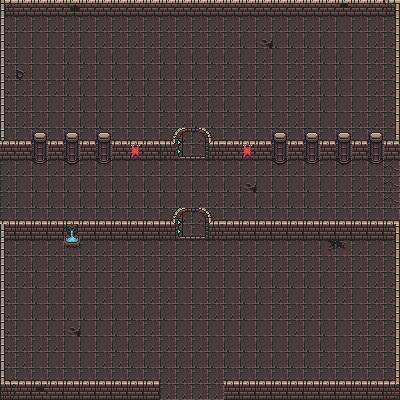

A level layout from a 2D game, rendered from its tile map. Below: a short description, then the map file with its tile-grid data intact:
An orthogonal 25x25 tile map with 16x16 px tiles, 3 tile layers (Base, Paredes, Paredes2) and 5 objects.

<map version="1.4" tiledversion="1.4.2" orientation="orthogonal" renderorder="right-down" width="25" height="25" tilewidth="16" tileheight="16" infinite="0" nextlayerid="5" nextobjectid="6">
 <tileset firstgid="1" source="Dungeon.tsx" />
 <layer id="1" name="Base" width="25" height="25">
  <data encoding="csv">
132,132,132,132,132,132,132,132,132,132,132,132,132,132,132,132,132,132,132,132,132,132,132,132,132,
132,132,132,132,132,132,132,132,132,132,132,132,132,132,132,132,132,132,132,132,132,132,132,132,132,
132,132,132,132,132,132,132,132,132,132,132,132,132,132,132,132,132,132,132,132,132,132,132,132,132,
132,132,132,132,132,132,132,132,132,132,132,132,132,132,132,132,132,132,132,132,132,132,132,132,132,
132,132,132,132,132,132,132,132,132,132,132,132,132,132,132,132,132,132,132,132,132,132,132,132,132,
132,132,132,132,132,132,132,132,132,132,132,132,132,132,132,132,132,132,132,132,132,132,132,132,132,
132,132,132,132,132,132,132,132,132,132,132,132,132,132,132,132,132,132,132,132,132,132,132,132,132,
132,132,132,132,132,132,132,132,132,132,132,132,132,132,132,132,132,132,132,132,132,132,132,132,132,
132,132,132,132,132,132,132,132,132,132,132,132,132,132,132,132,132,132,132,132,132,132,132,132,132,
132,132,132,132,132,132,132,132,132,132,132,132,132,132,132,132,132,132,132,132,132,132,132,132,132,
132,132,132,132,132,132,132,132,132,132,132,132,132,132,132,132,132,132,132,132,132,132,132,132,132,
132,132,132,132,132,132,132,132,132,132,132,132,132,132,132,132,132,132,132,132,132,132,132,132,132,
132,132,132,132,132,132,132,132,132,132,132,132,132,132,132,132,132,132,132,132,132,132,132,132,132,
132,132,132,132,132,132,132,132,132,132,132,132,132,132,132,132,132,132,132,132,132,132,132,132,132,
132,132,132,132,132,132,132,132,132,132,132,132,132,132,132,132,132,132,132,132,132,132,132,132,132,
132,132,132,132,132,132,132,132,132,132,132,132,132,132,132,132,132,132,132,132,132,132,132,132,132,
132,132,132,132,132,132,132,132,132,132,132,132,132,132,132,132,132,132,132,132,132,132,132,132,132,
132,132,132,132,132,132,132,132,132,132,132,132,132,132,132,132,132,132,132,132,132,132,132,132,132,
132,132,132,132,132,132,132,132,132,132,132,132,132,132,132,132,132,132,132,132,132,132,132,132,132,
132,132,132,132,132,132,132,132,132,132,132,132,132,132,132,132,132,132,132,132,132,132,132,132,132,
132,132,132,132,132,132,132,132,132,132,132,132,132,132,132,132,132,132,132,132,132,132,132,132,132,
132,132,132,132,132,132,132,132,132,132,132,132,132,132,132,132,132,132,132,132,132,132,132,132,132,
132,132,132,132,132,132,132,132,132,132,132,132,132,132,132,132,132,132,132,132,132,132,132,132,132,
132,132,132,132,132,132,132,132,132,132,132,132,132,132,132,132,132,132,132,132,132,132,132,132,132,
132,132,132,132,132,132,132,132,132,132,132,132,132,132,132,132,132,132,132,132,132,132,132,132,132
</data>
 </layer>
 <layer id="2" name="Paredes" width="25" height="25">
  <data encoding="csv">
259,35,35,35,100,35,35,35,35,35,35,35,35,35,35,35,35,35,35,35,35,68,35,35,260,
258,0,0,0,0,0,0,0,0,0,0,0,0,0,0,0,0,0,0,0,0,130,0,0,257,
258,130,130,130,0,130,0,0,0,0,0,0,0,0,0,163,164,163,163,163,163,130,130,0,257,
258,130,130,130,163,163,163,163,130,0,163,163,163,163,163,130,0,130,0,0,163,163,130,0,257,
258,162,130,130,163,0,130,163,163,163,163,163,163,0,0,0,0,130,0,0,130,163,130,0,257,
258,0,0,0,163,163,130,0,163,163,0,0,0,0,0,130,163,130,0,0,163,163,130,0,257,
258,0,130,130,0,163,163,130,0,130,163,163,0,163,163,130,163,130,0,0,163,130,130,0,257,
258,0,0,130,130,163,163,130,130,130,0,0,163,163,0,0,130,0,0,130,130,130,0,0,257,
258,0,0,0,0,0,0,0,0,0,450,454,455,453,0,0,0,0,0,130,0,0,0,0,3221225730,
35,35,198,35,198,35,198,35,66,35,485,486,487,485,35,66,35,198,35,198,35,198,35,198,35,
0,0,0,0,0,0,0,130,130,0,0,0,0,0,0,0,0,0,0,0,0,0,0,0,131,
0,130,163,163,163,163,163,163,163,163,163,163,163,163,163,164,130,130,130,163,130,130,0,0,131,
0,130,163,163,163,163,163,163,163,163,163,163,0,0,0,163,163,163,163,163,0,0,0,132,131,
4,4,4,4,4,4,4,4,4,4,450,454,455,453,4,4,4,4,4,4,4,4,4,4,4,
36,36,36,36,101,36,36,36,36,36,482,486,487,485,36,36,36,36,36,36,36,36,36,36,36,
258,0,0,0,134,0,0,0,0,0,0,0,0,0,0,0,0,0,0,0,194,195,0,0,257,
258,0,163,0,0,0,0,0,0,0,0,0,0,0,0,0,0,0,0,0,0,0,0,0,257,
258,0,163,0,0,130,130,0,130,130,130,130,130,130,130,130,163,163,163,163,163,0,130,0,257,
258,130,163,130,130,130,0,130,130,0,0,130,130,0,130,163,163,0,130,130,0,0,130,0,257,
258,130,163,163,163,163,163,163,163,163,163,130,0,0,0,163,130,0,0,0,130,130,130,0,257,
258,130,130,130,164,130,130,163,0,0,130,130,130,130,130,130,130,130,0,130,163,130,0,0,257,
258,0,0,0,130,130,130,163,163,0,0,0,0,130,163,163,163,130,130,163,163,130,0,0,257,
258,0,130,130,130,130,0,0,163,163,163,163,163,163,163,163,163,163,163,163,0,0,0,0,257,
291,4,4,4,4,4,4,4,4,4,0,0,0,0,4,4,4,4,4,4,4,4,4,4,292,
323,36,68,36,36,36,36,36,36,36,0,0,0,0,36,36,36,36,36,36,36,36,36,36,324
</data>
 </layer>
 <layer id="3" name="Paredes2" width="25" height="25">
  <data encoding="csv">
3221225700,3221225474,3221225474,3221225474,3221225474,3221225474,3221225474,3221225474,3221225474,3221225474,3221225474,3221225474,3221225474,3221225474,3221225474,3221225474,3221225474,3221225474,3221225474,3221225474,3221225474,3221225474,3221225474,3221225474,3221225700,
0,0,0,0,0,0,0,0,0,0,0,0,0,0,0,0,0,0,0,0,0,0,0,0,0,
0,0,0,0,0,0,0,0,0,0,0,0,0,0,0,0,0,0,0,0,0,0,0,0,0,
0,0,0,0,0,0,0,0,0,0,0,0,0,0,0,0,0,0,0,0,0,0,0,0,0,
0,0,0,0,0,0,0,0,0,0,0,0,0,0,0,0,0,0,0,0,0,0,0,0,0,
0,0,0,0,0,0,0,0,0,0,0,0,0,0,0,0,0,0,0,0,0,0,0,0,0,
0,0,0,0,0,0,0,0,0,0,0,0,0,0,0,0,0,0,0,0,0,0,0,0,0,
0,0,0,0,0,0,0,0,0,0,0,0,0,0,0,0,0,0,0,0,0,0,0,0,0,
4,4,166,4,166,4,166,4,4,4,0,0,0,0,4,4,4,166,4,166,4,166,4,166,4,
0,0,0,0,0,0,0,0,0,0,0,0,0,0,0,0,0,0,0,0,0,0,0,0,0,
0,0,231,0,230,0,231,0,0,0,0,0,0,0,0,0,0,230,0,231,0,230,0,231,0,
0,0,0,0,0,0,0,0,0,0,0,0,0,0,0,0,0,0,0,0,0,0,0,0,0,
0,0,0,0,0,0,0,0,0,0,0,0,0,0,0,0,0,0,0,0,0,0,0,0,0,
0,0,0,0,0,0,0,0,0,0,0,0,0,0,0,0,0,0,0,0,0,0,0,0,0,
3221225729,0,0,0,0,0,0,0,0,0,0,0,0,0,0,0,0,0,0,0,0,0,0,0,257,
0,0,0,0,0,0,0,0,0,0,0,0,0,0,0,0,0,0,0,0,0,0,0,0,0,
0,0,0,0,0,0,0,0,0,0,0,0,0,0,0,0,0,0,0,0,0,0,0,0,0,
0,0,0,0,0,0,0,0,0,0,0,0,0,0,0,0,0,0,0,0,0,0,0,0,0,
0,0,0,0,0,0,0,0,0,0,0,0,0,0,0,0,0,0,0,0,0,0,0,0,0,
0,0,0,0,0,0,0,0,0,0,0,0,0,0,0,0,0,0,0,0,0,0,0,0,0,
0,0,0,0,0,0,0,0,0,0,0,0,0,0,0,0,0,0,0,0,0,0,0,0,0,
0,0,0,0,0,0,0,0,0,0,0,0,0,0,0,0,0,0,0,0,0,0,0,0,0,
0,0,0,0,0,0,0,0,0,0,0,0,0,0,0,0,0,0,0,0,0,0,0,0,0,
0,0,0,0,0,0,0,0,0,0,0,0,0,0,0,0,0,0,0,0,0,0,0,0,0,
0,0,0,0,0,0,0,0,0,0,0,0,0,0,0,0,0,0,0,0,0,0,0,0,0
</data>
 </layer>
 <objectgroup id="4" name="Pared">
  <object id="1" x="0" y="0">
   <polygon points="0,0 400,0 400,16 0,16" />
  </object>
  <object id="2" x="0" y="16">
   <polygon points="0,0 0,144 176,144 176,128 5.58919,127.922 5.12343,0.767583" />
  </object>
  <object id="3" x="400" y="16">
   <polygon points="0,0 0,144 -192,144 -192,128 -5.03027,127.922 -4.56451,1.23335" />
  </object>
  <object id="4" x="0" y="224">
   <polygon points="0,0 176,0 176,16 0,16 4.1919,16.3354 5.58919,159.326 160,160 160,176 0,176" />
  </object>
  <object id="5" x="400" y="224">
   <polygon points="0,0 -192,0 -192,16 -5.96181,15.4038 -6.42757,159.791 -176,160 -176,176 0,176" />
  </object>
 </objectgroup>
</map>
